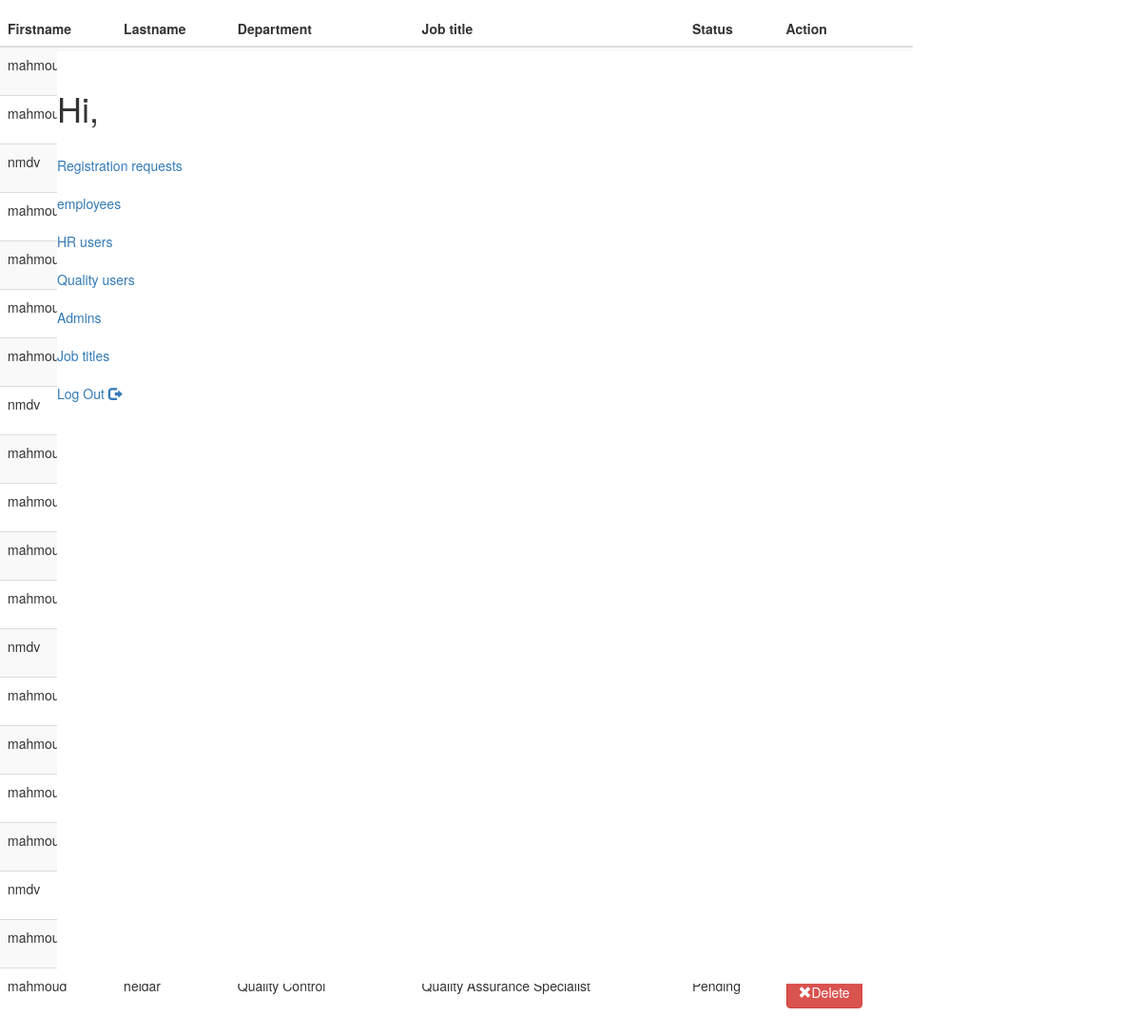
The app's page /admin.php with its own data.
### tables this page shows
CREATE TABLE `account_req` (
  `Req_id` int(11) NOT NULL,
  `email` varchar(24) NOT NULL,
  `acc_password` varchar(24) NOT NULL,
  `FirstName` varchar(25) NOT NULL,
  `LastName` varchar(25) DEFAULT NULL,
  `job_id` int(11) DEFAULT NULL,
  `status` varchar(10) DEFAULT NULL
);

CREATE TABLE `department` (
  `DepID` int(11) NOT NULL,
  `Dep_name` varchar(255) DEFAULT NULL
);

CREATE TABLE `job` (
  `JobID` int(11) NOT NULL,
  `Job_title` varchar(255) NOT NULL,
  `Dep_ID` int(11) NOT NULL,
  `Salary` int(11) NOT NULL
);

### admin.php (the view, shortened to what this page needs)
<!DOCTYPE html>
<html>
<head>
	<link rel="stylesheet" href="https://maxcdn.bootstrapcdn.com/bootstrap/3.4.1/css/bootstrap.min.css">
</head>
<body>
	<div class="rectangle">
	  <br>
	  <h1>Hi, <?php echo $_SESSION['FirstName']; ?></h1>
	  <br>
	  <a onclick="SHowRegistration()">Registration requests</a>
	  <br><br>
	  <a  onclick="SHowEmployees()">employees</a>
	  <br><br>
	  <a onclick="SHowHr()">HR users</a>
	  <br><br>
	  <a  onclick="SHowQuality()">Quality users</a>
	  <br><br>
	  <a  onclick="SHowAdmins()">Admins</a>
	  <br><br>
	  <a  onclick="SHowJob()">Job titles</a>
	  <br><br>
	  <a>Log Out   <span class="glyphicon glyphicon-log-out" ></span></a>
	  </div>
	  <div class="DataTable" style="overflow:auto;padding-top:1%;" id="Registration">
					<table class="table table-striped table-hover">
			<thead >
		 <tr>
			<th>Firstname</th>
			<th>Lastname</th>
			<th>Department</th>
			<th>Job title</th>
			<th>Status</th>
			<th>Action</th>
		</thead>
    <tbody>
     <?php
     $servername = "localhost";
     $username = "root";
     $password = "";
     $dbname = "hr";
     $conn =  new mysqli($servername, $username, $password, $dbname);
mysqli_select_db($conn, 'hr');
$sql = "select Req_id,FirstName , LastName , Job_title , Dep_name,status from account_req ,department, job  where account_req.job_id = job.JobID and department.DepID = job.Dep_ID";
$records = mysqli_query($conn, $sql);
while($row = mysqli_fetch_array($records)){
	echo "<tr>";
	 echo "<td>".$row['FirstName']."</td>";
	 echo "<td>".$row['LastName']."</td>";
	 echo "<td>".$row['Dep_name']."</td>";
	 echo "<td>".$row['Job_title']."</td>";
     echo "<td>".$row['status']."</td>";
     echo '<td><a href=DeleteAccRec.php?id=' .$row['Req_id'].' class= "btn btn-danger"><span
     class="glyphicon glyphicon-remove"></span>Delete</a></td>';
     echo "</tr>";
}
?>
			</tbody>
		</table>
	</div>
</body>
</html>

### admin.php (style rules this page uses)
body { background-image:url(img1.jpg); background-repeat:no-repeat; background-size:cover; }
* { box-sizing: border-box; }
.rectangle { background: rgba(255, 255, 255,1); position: absolute; left: 5%; top: 5%; width: 90%; height: 90%; }
.DataTable { width:80%; float: left; height: 100%; }

### records on screen
account_req: FirstName "mahmoud"
account_req: FirstName "mahmoud"
account_req: FirstName "nmdv"
account_req: FirstName "mahmoud"
account_req: FirstName "mahmoud"
account_req: FirstName "mahmoud"
account_req: FirstName "mahmoud"
account_req: FirstName "nmdv"
account_req: FirstName "mahmoud"
account_req: FirstName "mahmoud"
account_req: FirstName "mahmoud"
account_req: FirstName "mahmoud"
account_req: FirstName "nmdv"
account_req: FirstName "mahmoud"
account_req: FirstName "mahmoud"
account_req: FirstName "mahmoud"
account_req: FirstName "mahmoud"
account_req: FirstName "nmdv"
account_req: FirstName "mahmoud"
account_req: FirstName "mahmoud", LastName "heidar", department.Dep_name "Quality Control", job.Job_title "Quality Assurance Specialist", status "Pending"
